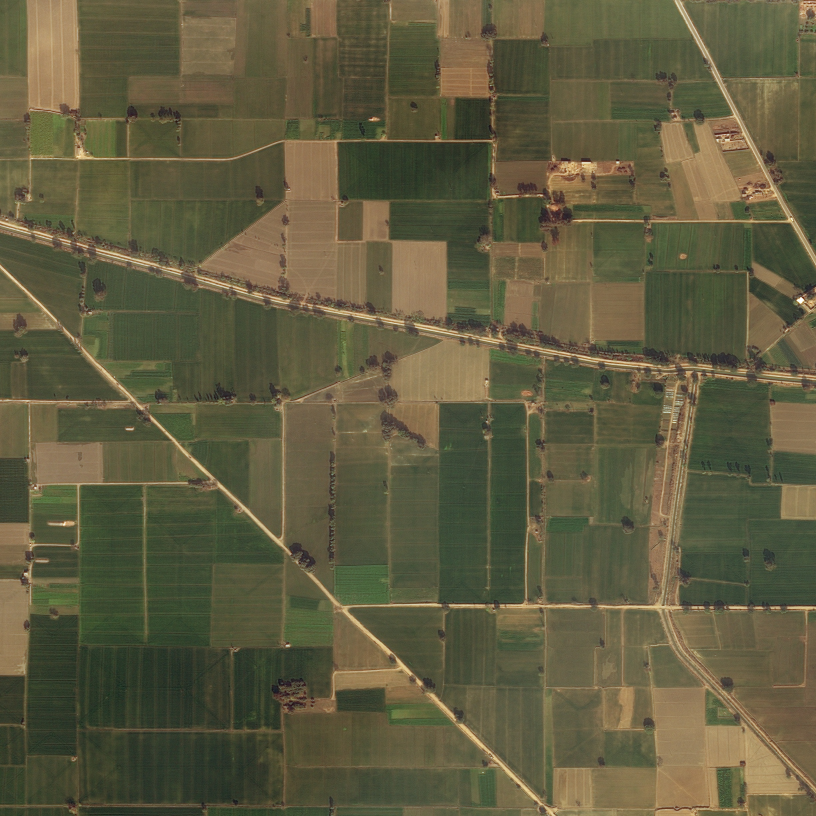
#> input picture sampleImages/10233_sat.jpg, 2448 x 2448 px (shown at 1/3 size)
$ python -i SatelliteImageClassification.py   (imports and definitions only)
#> lines starting #> are read from the running program, lines starting #| are printed output that depends on the picture; after the words box and inside, x2 and y2 are one past the last pixel; in counts of white or black regions, pixels touching at a corner belong together
#> further down, picture is the input picture: shape (2448, 2448, 3); mean B, G, R 64.4, 91.8, 96.1
from tkinter import messagebox
from tkinter import *
from tkinter import simpledialog
import tkinter
from tkinter import filedialog
import matplotlib.pyplot as plt
import numpy as np
from tkinter.filedialog import askopenfilename
import os
import re
import pandas as pd
from sklearn.metrics import accuracy_score
from sklearn.model_selection import train_test_split
import cv2
from tensorflow.keras.models import Sequential
from tensorflow.keras.layers import Input
from tensorflow.keras.utils import to_categorical
from tensorflow.keras.layers import MaxPooling2D
from tensorflow.keras.layers import Dense, Dropout, Activation, Flatten
from tensorflow.keras.layers import Conv2D
from tensorflow.keras.models import Model, model_from_json
import pickle

# [8 lines not run here, left out]

labels = ['Urban Land', 'Agricultural Land', 'Range Land', 'Forest Land']

# [77 lines left out: functions upload, extractFeatures, build_model, runDeepLabV3Plus, graph, not called in this run]

def calculate_forest_area(image):
    hsv = cv2.cvtColor(image, cv2.COLOR_BGR2HSV)
#> hsv: shape (2448, 2448, 3); mean H, S, V 30, 87.8, 99.5
    lower = np.array([36, 25, 25])  # Lower bound for green (forest)
    upper = np.array([70, 255, 255])  # Upper bound for green (forest)
    mask = cv2.inRange(hsv, lower, upper)
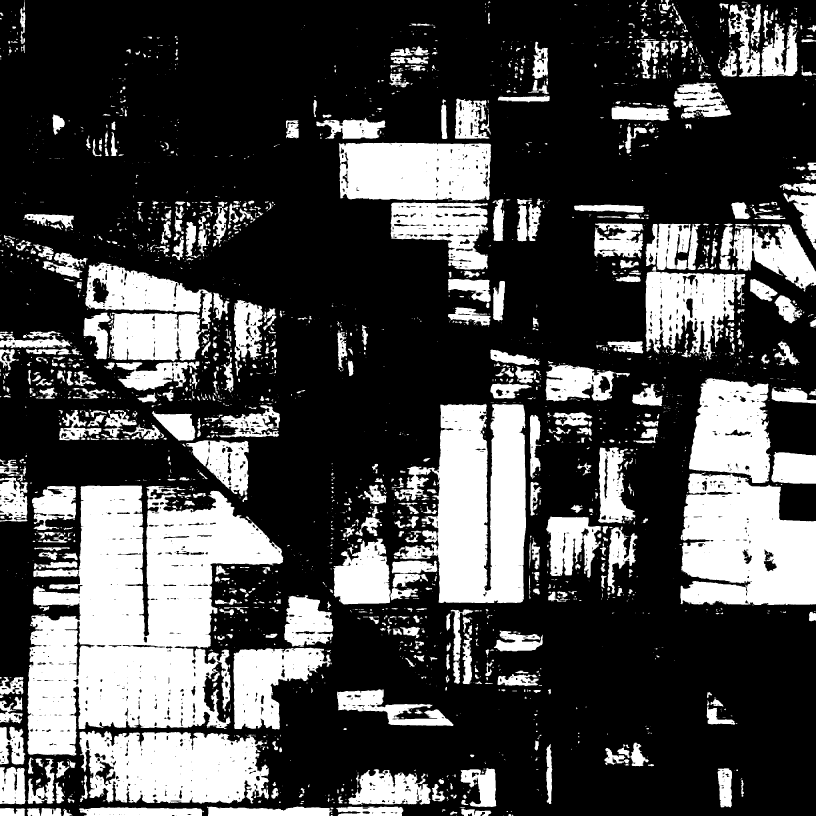
#> mask: shape (2448, 2448) (shown at 1/3 size); 29.1% white; 2679 white regions (1598 under 20 px), largest, box (x1, y1, x2, y2) and area: (81, 1457, 850, 2267) 357894, (1181, 1211, 1578, 1810) 153659, (2041, 1417, 2448, 1816) 127633
    forest_pixels = cv2.countNonZero(mask)
#> forest_pixels = 1745833
    total_pixels = image.shape[0] * image.shape[1]
#> total_pixels = 5992704
    forest_percentage = (forest_pixels / total_pixels) * 100
#> forest_percentage = 29.13
    return forest_percentage, mask

# [66 lines left out: function predict, not called in this run]

font = ('times', 14, 'bold')
# [1 line that did not run here, left out]
# [4 lines not run here, left out]

font1 = ('times', 13, 'bold')
# [1 line that did not run here, left out]
# [2 lines not run here, left out]

# [1 line that did not run here, left out]
# [3 lines not run here, left out]

# [1 line that did not run here, left out]
# [2 lines not run here, left out]

# [1 line that did not run here, left out]
# [2 lines not run here, left out]

# [1 line that did not run here, left out]
# [2 lines not run here, left out]

# [1 line that did not run here, left out]
# [2 lines not run here, left out]

font1 = ('times', 12, 'bold')
# [1 line that did not run here, left out]
# [1 line that did not run here, left out]
# [6 lines not run here, left out]

>>> import cv2
>>> picture = cv2.imread('sampleImages/10233_sat.jpg')
>>> result = calculate_forest_area(picture)

$ run again, on sampleImages/168514_sat.jpg
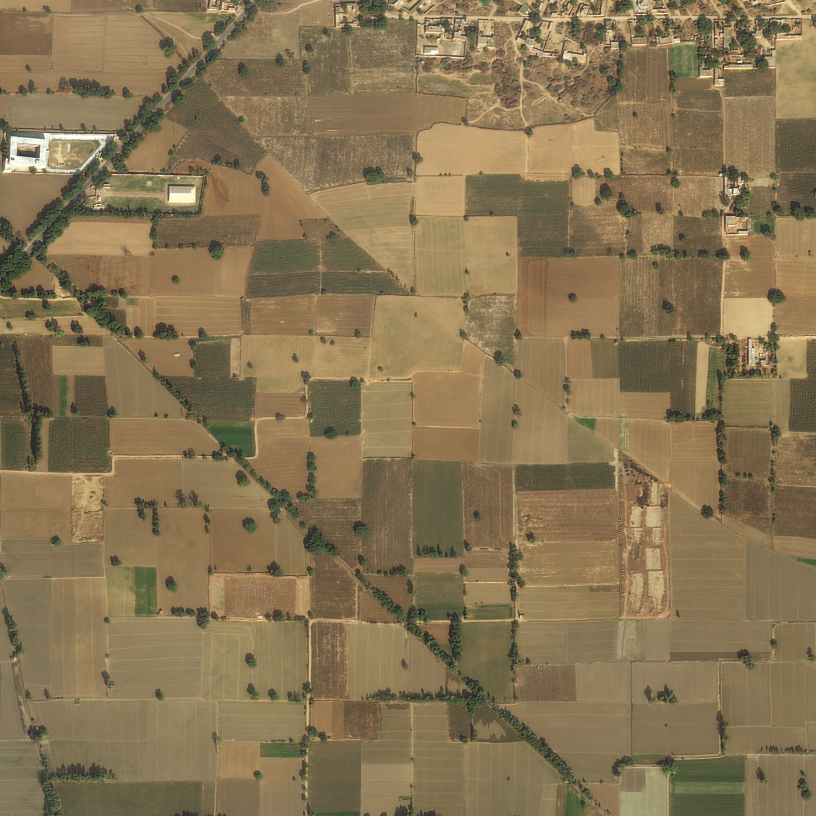
#> input picture sampleImages/168514_sat.jpg, 2448 x 2448 px (shown at 1/3 size)
#> picture is the input picture: shape (2448, 2448, 3); mean B, G, R 83.5, 116.7, 135.7
#> hsv: shape (2448, 2448, 3); mean H, S, V 20.2, 97.9, 136.1
#> in calculate_forest_area, `mask = cv2.inRange(hsv, lower, upper)`:
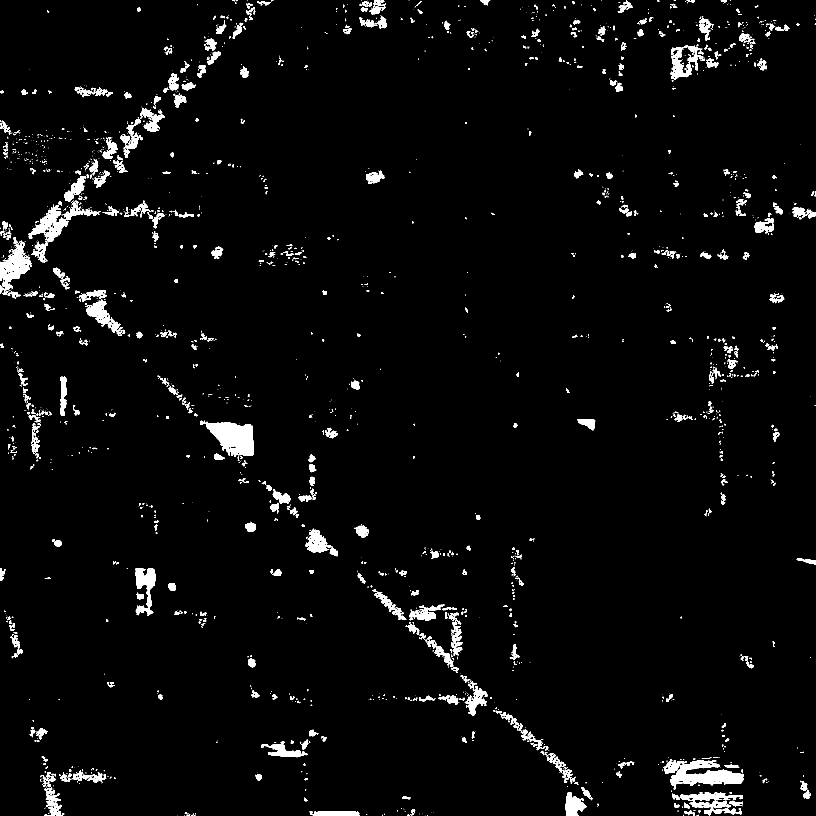
#> mask: shape (2448, 2448) (shown at 1/3 size); 3% white; 2219 white regions (1487 under 20 px), largest, box (x1, y1, x2, y2) and area: (616, 1265, 762, 1371) 9964, (2011, 2281, 2232, 2368) 9122, (0, 723, 95, 881) 6320
#> forest_pixels = 178717
#> forest_percentage = 2.98

$ run again, on sampleImages/170535_sat.jpg
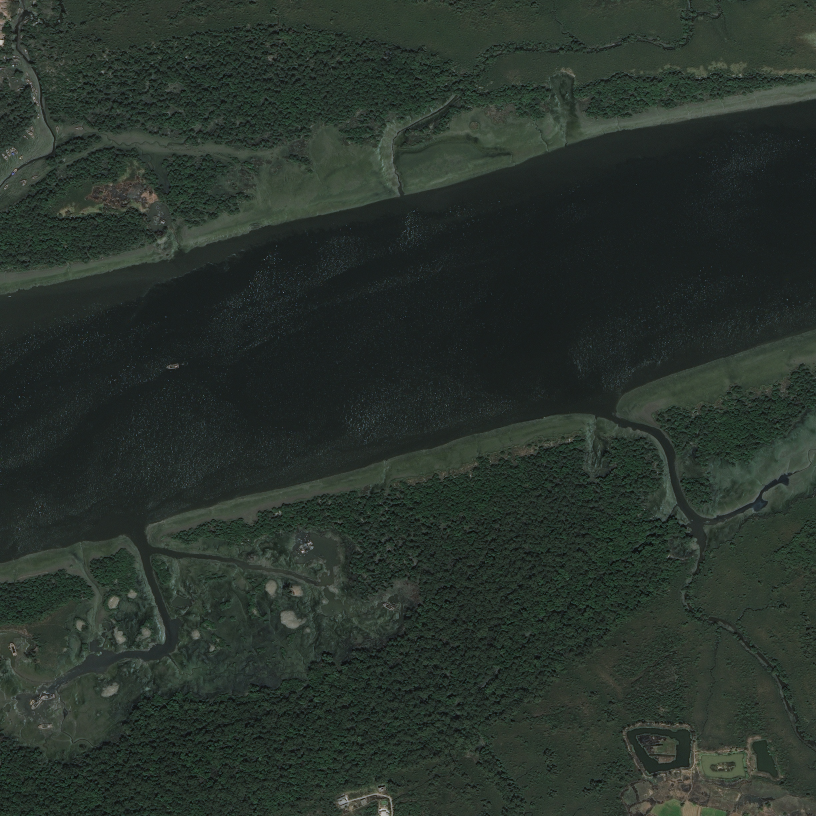
#> input picture sampleImages/170535_sat.jpg, 2448 x 2448 px (shown at 1/3 size)
#> picture is the input picture: shape (2448, 2448, 3); mean B, G, R 44.2, 51.2, 41.5
#> hsv: shape (2448, 2448, 3); mean H, S, V 69.2, 54.6, 51.4
#> in calculate_forest_area, `mask = cv2.inRange(hsv, lower, upper)`:
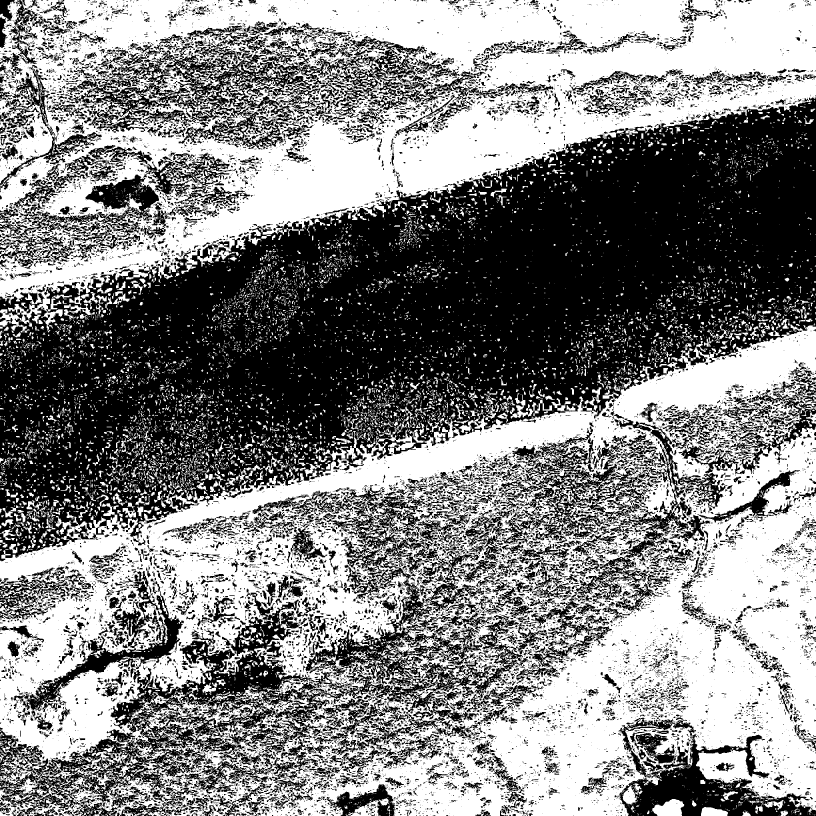
#> mask: shape (2448, 2448) (shown at 1/3 size); 51.9% white; 20862 black regions (16850 under 20 px), largest, box (x1, y1, x2, y2) and area: (0, 292, 2448, 1684) 1631041, (0, 1778, 989, 2448) 141901, (916, 1523, 1596, 2272) 110735
#> forest_pixels = 3111600
#> forest_percentage = 51.92

$ run again, on sampleImages/362274_sat.jpg
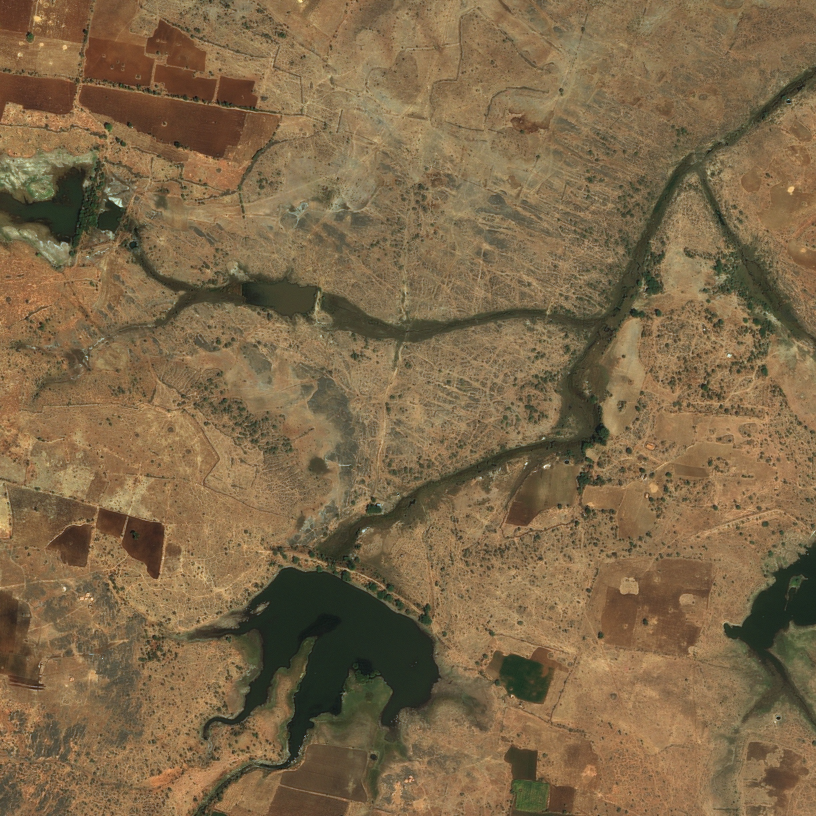
#> input picture sampleImages/362274_sat.jpg, 2448 x 2448 px (shown at 1/3 size)
#> picture is the input picture: shape (2448, 2448, 3); mean B, G, R 72.5, 103.8, 125.7
#> hsv: shape (2448, 2448, 3); mean H, S, V 20, 107.4, 126.3
#> in calculate_forest_area, `mask = cv2.inRange(hsv, lower, upper)`:
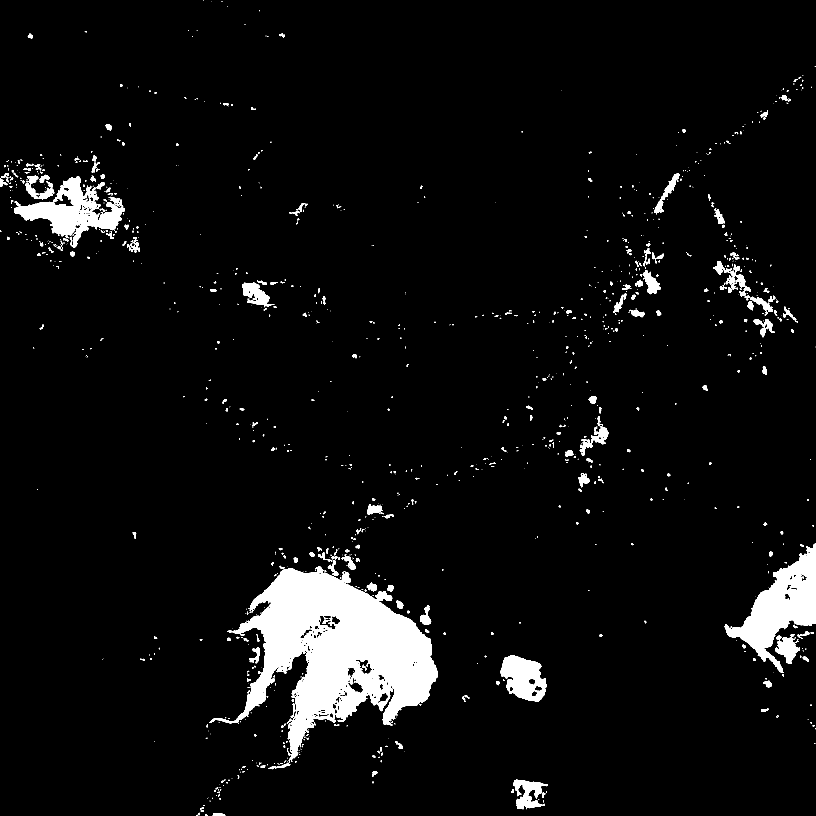
#> mask: shape (2448, 2448) (shown at 1/3 size); 5.2% white; 1199 white regions (823 under 20 px), largest, box (x1, y1, x2, y2) and area: (628, 1700, 1314, 2288) 172209, (2174, 1630, 2448, 2018) 39584, (42, 528, 375, 743) 24661
#> forest_pixels = 310377
#> forest_percentage = 5.18
